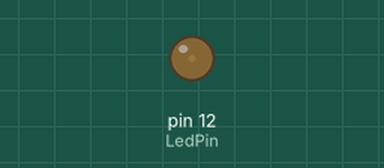
Bench run of a program on a simulated Raspberry Pi (header pin numbers). Parts: output pins drawn as LEDs (lit = HIGH). What the program prints to the terminal is not drawn.

Above: at 0.05 s.
At 0.7 s:
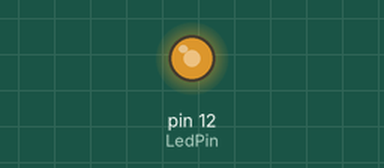
At 1.4 s:
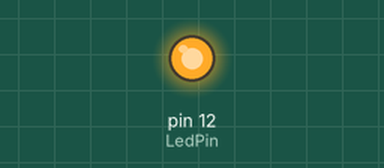
At 2.75 s:
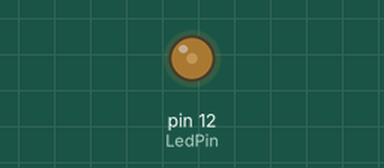
Timing chart, 0 to 5.2 s (numbered marks = the images above):
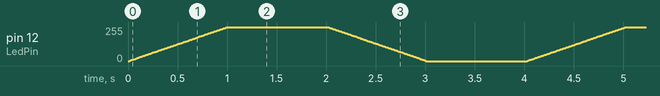

The program:

BreathingLED.py
```python
import RPi.GPIO as GPIO
import time

LedPin = 12

def setup():
    global p
    GPIO.setmode(GPIO.BOARD)
    GPIO.setup(LedPin, GPIO.OUT)
    GPIO.output(LedPin, GPIO.LOW)

    p = GPIO.PWM(LedPin, 500)
    p.start(0)

def loop():
    while True:
        for dc in range(0, 101, 1):
            p.ChangeDutyCycle(dc)
            time.sleep(0.01)
        time.sleep(1)
        for dc in range(100, -1, -1):
            p.ChangeDutyCycle(dc)
            time.sleep(0.01)
        time.sleep(1)

def destroy():
    p.stop()
    GPIO.cleanup()
if __name__ == '__main__':
  print('Program is starting...')
  setup()
  try:
      loop()
  except KeyboardInterrupt:
      destroy()
```
